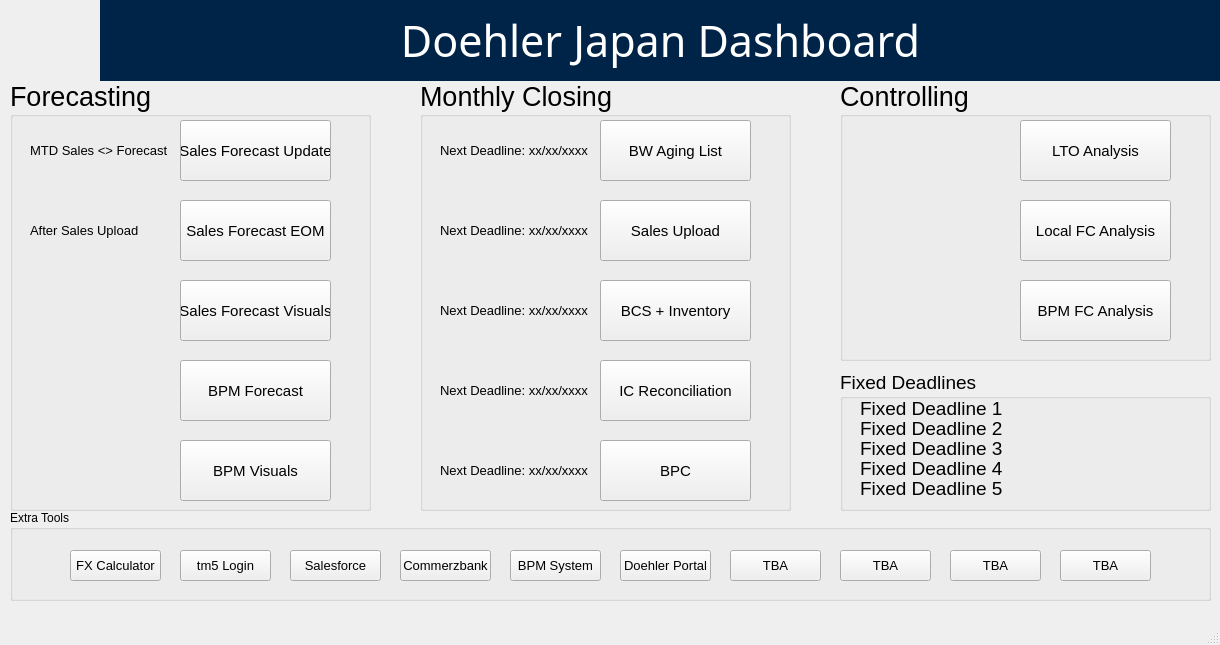
<?xml version="1.0" encoding="UTF-8"?>
<ui version="4.0">
 <class>Doehler_title</class>
 <widget class="QMainWindow" name="Doehler_title">
  <property name="enabled">
   <bool>true</bool>
  </property>
  <property name="geometry">
   <rect>
    <x>0</x>
    <y>0</y>
    <width>1220</width>
    <height>645</height>
   </rect>
  </property>
  <property name="minimumSize">
   <size>
    <width>1220</width>
    <height>645</height>
   </size>
  </property>
  <property name="maximumSize">
   <size>
    <width>1220</width>
    <height>645</height>
   </size>
  </property>
  <property name="windowTitle">
   <string>MainWindow</string>
  </property>
  <property name="autoFillBackground">
   <bool>false</bool>
  </property>
  <widget class="QWidget" name="centralwidget">
   <property name="enabled">
    <bool>true</bool>
   </property>
   <widget class="QLabel" name="app_title">
    <property name="geometry">
     <rect>
      <x>100</x>
      <y>0</y>
      <width>1121</width>
      <height>81</height>
     </rect>
    </property>
    <property name="maximumSize">
     <size>
      <width>16777215</width>
      <height>16777215</height>
     </size>
    </property>
    <property name="font">
     <font>
      <family>MS Reference Sans Serif</family>
      <pointsize>32</pointsize>
      <weight>50</weight>
      <bold>false</bold>
      <kerning>true</kerning>
     </font>
    </property>
    <property name="styleSheet">
     <string notr="true">background-color: rgb(0, 35, 72);
color: rgb(255, 255, 255);</string>
    </property>
    <property name="frameShape">
     <enum>QFrame::NoFrame</enum>
    </property>
    <property name="frameShadow">
     <enum>QFrame::Plain</enum>
    </property>
    <property name="midLineWidth">
     <number>0</number>
    </property>
    <property name="text">
     <string>Doehler Japan Dashboard</string>
    </property>
    <property name="textFormat">
     <enum>Qt::PlainText</enum>
    </property>
    <property name="alignment">
     <set>Qt::AlignCenter</set>
    </property>
    <property name="wordWrap">
     <bool>false</bool>
    </property>
   </widget>
   <widget class="QLabel" name="label">
    <property name="geometry">
     <rect>
      <x>0</x>
      <y>0</y>
      <width>101</width>
      <height>81</height>
     </rect>
    </property>
    <property name="text">
     <string/>
    </property>
    <property name="pixmap">
     <pixmap>Images/DoehlerLogo.png</pixmap>
    </property>
    <property name="scaledContents">
     <bool>true</bool>
    </property>
   </widget>
   <widget class="QGroupBox" name="forecasting_box">
    <property name="geometry">
     <rect>
      <x>10</x>
      <y>80</y>
      <width>361</width>
      <height>431</height>
     </rect>
    </property>
    <property name="font">
     <font>
      <pointsize>20</pointsize>
     </font>
    </property>
    <property name="title">
     <string>Forecasting</string>
    </property>
    <widget class="QPushButton" name="sforecast_button">
     <property name="geometry">
      <rect>
       <x>170</x>
       <y>40</y>
       <width>151</width>
       <height>61</height>
      </rect>
     </property>
     <property name="font">
      <font>
       <pointsize>11</pointsize>
       <weight>50</weight>
       <bold>false</bold>
      </font>
     </property>
     <property name="text">
      <string>Sales Forecast Update</string>
     </property>
    </widget>
    <widget class="QPushButton" name="sforecast_eom_button">
     <property name="geometry">
      <rect>
       <x>170</x>
       <y>120</y>
       <width>151</width>
       <height>61</height>
      </rect>
     </property>
     <property name="font">
      <font>
       <pointsize>11</pointsize>
      </font>
     </property>
     <property name="text">
      <string>Sales Forecast EOM</string>
     </property>
    </widget>
    <widget class="QPushButton" name="sforecast_visuals_button">
     <property name="geometry">
      <rect>
       <x>170</x>
       <y>200</y>
       <width>151</width>
       <height>61</height>
      </rect>
     </property>
     <property name="font">
      <font>
       <pointsize>11</pointsize>
      </font>
     </property>
     <property name="text">
      <string>Sales Forecast Visuals</string>
     </property>
    </widget>
    <widget class="QPushButton" name="bpm_forecast_button">
     <property name="geometry">
      <rect>
       <x>170</x>
       <y>280</y>
       <width>151</width>
       <height>61</height>
      </rect>
     </property>
     <property name="font">
      <font>
       <pointsize>11</pointsize>
      </font>
     </property>
     <property name="text">
      <string>BPM Forecast</string>
     </property>
    </widget>
    <widget class="QPushButton" name="bpm_visuals_button">
     <property name="geometry">
      <rect>
       <x>170</x>
       <y>360</y>
       <width>151</width>
       <height>61</height>
      </rect>
     </property>
     <property name="font">
      <font>
       <pointsize>11</pointsize>
      </font>
     </property>
     <property name="text">
      <string>BPM Visuals</string>
     </property>
    </widget>
    <widget class="QLabel" name="forecast1_label">
     <property name="enabled">
      <bool>true</bool>
     </property>
     <property name="geometry">
      <rect>
       <x>20</x>
       <y>60</y>
       <width>141</width>
       <height>21</height>
      </rect>
     </property>
     <property name="sizePolicy">
      <sizepolicy hsizetype="Fixed" vsizetype="Fixed">
       <horstretch>0</horstretch>
       <verstretch>0</verstretch>
      </sizepolicy>
     </property>
     <property name="font">
      <font>
       <pointsize>10</pointsize>
      </font>
     </property>
     <property name="text">
      <string>MTD Sales &lt;&gt; Forecast</string>
     </property>
    </widget>
    <widget class="QLabel" name="forecast2_label">
     <property name="geometry">
      <rect>
       <x>20</x>
       <y>140</y>
       <width>151</width>
       <height>21</height>
      </rect>
     </property>
     <property name="font">
      <font>
       <pointsize>10</pointsize>
      </font>
     </property>
     <property name="text">
      <string>After Sales Upload</string>
     </property>
    </widget>
   </widget>
   <widget class="QGroupBox" name="monthly_box">
    <property name="geometry">
     <rect>
      <x>420</x>
      <y>80</y>
      <width>371</width>
      <height>431</height>
     </rect>
    </property>
    <property name="font">
     <font>
      <pointsize>20</pointsize>
      <weight>50</weight>
      <bold>false</bold>
     </font>
    </property>
    <property name="title">
     <string>Monthly Closing</string>
    </property>
    <widget class="QPushButton" name="bwaging_button">
     <property name="geometry">
      <rect>
       <x>180</x>
       <y>40</y>
       <width>151</width>
       <height>61</height>
      </rect>
     </property>
     <property name="font">
      <font>
       <pointsize>11</pointsize>
       <weight>50</weight>
       <bold>false</bold>
      </font>
     </property>
     <property name="text">
      <string>BW Aging List</string>
     </property>
    </widget>
    <widget class="QPushButton" name="salesupload_button">
     <property name="geometry">
      <rect>
       <x>180</x>
       <y>120</y>
       <width>151</width>
       <height>61</height>
      </rect>
     </property>
     <property name="font">
      <font>
       <pointsize>11</pointsize>
       <weight>50</weight>
       <bold>false</bold>
      </font>
     </property>
     <property name="text">
      <string>Sales Upload</string>
     </property>
    </widget>
    <widget class="QPushButton" name="bcs_button">
     <property name="geometry">
      <rect>
       <x>180</x>
       <y>200</y>
       <width>151</width>
       <height>61</height>
      </rect>
     </property>
     <property name="font">
      <font>
       <pointsize>11</pointsize>
       <weight>50</weight>
       <bold>false</bold>
      </font>
     </property>
     <property name="text">
      <string>BCS + Inventory</string>
     </property>
    </widget>
    <widget class="QPushButton" name="ic_button">
     <property name="geometry">
      <rect>
       <x>180</x>
       <y>280</y>
       <width>151</width>
       <height>61</height>
      </rect>
     </property>
     <property name="font">
      <font>
       <pointsize>11</pointsize>
       <weight>50</weight>
       <bold>false</bold>
      </font>
     </property>
     <property name="text">
      <string>IC Reconciliation</string>
     </property>
    </widget>
    <widget class="QPushButton" name="bpc_button">
     <property name="geometry">
      <rect>
       <x>180</x>
       <y>360</y>
       <width>151</width>
       <height>61</height>
      </rect>
     </property>
     <property name="font">
      <font>
       <pointsize>11</pointsize>
       <weight>50</weight>
       <bold>false</bold>
      </font>
     </property>
     <property name="text">
      <string>BPC</string>
     </property>
    </widget>
    <widget class="QLabel" name="monthly1_label">
     <property name="geometry">
      <rect>
       <x>20</x>
       <y>60</y>
       <width>151</width>
       <height>21</height>
      </rect>
     </property>
     <property name="font">
      <font>
       <pointsize>10</pointsize>
      </font>
     </property>
     <property name="text">
      <string>Next Deadline: xx/xx/xxxx</string>
     </property>
    </widget>
    <widget class="QLabel" name="monthly2_label">
     <property name="geometry">
      <rect>
       <x>20</x>
       <y>140</y>
       <width>151</width>
       <height>21</height>
      </rect>
     </property>
     <property name="font">
      <font>
       <pointsize>10</pointsize>
      </font>
     </property>
     <property name="text">
      <string>Next Deadline: xx/xx/xxxx</string>
     </property>
    </widget>
    <widget class="QLabel" name="monthly4_label">
     <property name="geometry">
      <rect>
       <x>20</x>
       <y>300</y>
       <width>151</width>
       <height>21</height>
      </rect>
     </property>
     <property name="font">
      <font>
       <pointsize>10</pointsize>
      </font>
     </property>
     <property name="text">
      <string>Next Deadline: xx/xx/xxxx</string>
     </property>
    </widget>
    <widget class="QLabel" name="monthly3_label">
     <property name="geometry">
      <rect>
       <x>20</x>
       <y>220</y>
       <width>151</width>
       <height>21</height>
      </rect>
     </property>
     <property name="font">
      <font>
       <pointsize>10</pointsize>
      </font>
     </property>
     <property name="text">
      <string>Next Deadline: xx/xx/xxxx</string>
     </property>
    </widget>
    <widget class="QLabel" name="monthly5_label">
     <property name="geometry">
      <rect>
       <x>20</x>
       <y>380</y>
       <width>151</width>
       <height>21</height>
      </rect>
     </property>
     <property name="font">
      <font>
       <pointsize>10</pointsize>
      </font>
     </property>
     <property name="text">
      <string>Next Deadline: xx/xx/xxxx</string>
     </property>
    </widget>
   </widget>
   <widget class="QGroupBox" name="groupBox_3">
    <property name="geometry">
     <rect>
      <x>10</x>
      <y>510</y>
      <width>1201</width>
      <height>91</height>
     </rect>
    </property>
    <property name="title">
     <string>Extra Tools</string>
    </property>
    <widget class="QPushButton" name="pushButton">
     <property name="geometry">
      <rect>
       <x>60</x>
       <y>40</y>
       <width>91</width>
       <height>31</height>
      </rect>
     </property>
     <property name="font">
      <font>
       <pointsize>10</pointsize>
      </font>
     </property>
     <property name="text">
      <string>FX Calculator</string>
     </property>
    </widget>
    <widget class="QPushButton" name="pushButton_5">
     <property name="geometry">
      <rect>
       <x>170</x>
       <y>40</y>
       <width>91</width>
       <height>31</height>
      </rect>
     </property>
     <property name="font">
      <font>
       <pointsize>10</pointsize>
      </font>
     </property>
     <property name="text">
      <string>tm5 Login</string>
     </property>
    </widget>
    <widget class="QPushButton" name="pushButton_6">
     <property name="geometry">
      <rect>
       <x>280</x>
       <y>40</y>
       <width>91</width>
       <height>31</height>
      </rect>
     </property>
     <property name="font">
      <font>
       <pointsize>10</pointsize>
      </font>
     </property>
     <property name="text">
      <string>Salesforce</string>
     </property>
    </widget>
    <widget class="QPushButton" name="pushButton_7">
     <property name="geometry">
      <rect>
       <x>390</x>
       <y>40</y>
       <width>91</width>
       <height>31</height>
      </rect>
     </property>
     <property name="font">
      <font>
       <pointsize>10</pointsize>
      </font>
     </property>
     <property name="text">
      <string>Commerzbank</string>
     </property>
    </widget>
    <widget class="QPushButton" name="pushButton_8">
     <property name="geometry">
      <rect>
       <x>500</x>
       <y>40</y>
       <width>91</width>
       <height>31</height>
      </rect>
     </property>
     <property name="font">
      <font>
       <pointsize>10</pointsize>
      </font>
     </property>
     <property name="text">
      <string>BPM System</string>
     </property>
    </widget>
    <widget class="QPushButton" name="pushButton_9">
     <property name="geometry">
      <rect>
       <x>610</x>
       <y>40</y>
       <width>91</width>
       <height>31</height>
      </rect>
     </property>
     <property name="font">
      <font>
       <pointsize>10</pointsize>
      </font>
     </property>
     <property name="text">
      <string>Doehler Portal</string>
     </property>
    </widget>
    <widget class="QPushButton" name="pushButton_10">
     <property name="geometry">
      <rect>
       <x>720</x>
       <y>40</y>
       <width>91</width>
       <height>31</height>
      </rect>
     </property>
     <property name="font">
      <font>
       <pointsize>10</pointsize>
      </font>
     </property>
     <property name="text">
      <string>TBA</string>
     </property>
    </widget>
    <widget class="QPushButton" name="pushButton_11">
     <property name="geometry">
      <rect>
       <x>830</x>
       <y>40</y>
       <width>91</width>
       <height>31</height>
      </rect>
     </property>
     <property name="font">
      <font>
       <pointsize>10</pointsize>
      </font>
     </property>
     <property name="text">
      <string>TBA</string>
     </property>
    </widget>
    <widget class="QPushButton" name="pushButton_12">
     <property name="geometry">
      <rect>
       <x>940</x>
       <y>40</y>
       <width>91</width>
       <height>31</height>
      </rect>
     </property>
     <property name="font">
      <font>
       <pointsize>10</pointsize>
      </font>
     </property>
     <property name="text">
      <string>TBA</string>
     </property>
    </widget>
    <widget class="QPushButton" name="pushButton_13">
     <property name="geometry">
      <rect>
       <x>1050</x>
       <y>40</y>
       <width>91</width>
       <height>31</height>
      </rect>
     </property>
     <property name="font">
      <font>
       <pointsize>10</pointsize>
      </font>
     </property>
     <property name="text">
      <string>TBA</string>
     </property>
    </widget>
   </widget>
   <widget class="QGroupBox" name="controlling_box">
    <property name="geometry">
     <rect>
      <x>840</x>
      <y>80</y>
      <width>371</width>
      <height>281</height>
     </rect>
    </property>
    <property name="font">
     <font>
      <pointsize>20</pointsize>
      <weight>50</weight>
      <bold>false</bold>
     </font>
    </property>
    <property name="title">
     <string>Controlling</string>
    </property>
    <widget class="QPushButton" name="lto_button">
     <property name="geometry">
      <rect>
       <x>180</x>
       <y>40</y>
       <width>151</width>
       <height>61</height>
      </rect>
     </property>
     <property name="font">
      <font>
       <pointsize>11</pointsize>
       <weight>50</weight>
       <bold>false</bold>
      </font>
     </property>
     <property name="text">
      <string>LTO Analysis</string>
     </property>
    </widget>
    <widget class="QPushButton" name="legal_button">
     <property name="geometry">
      <rect>
       <x>180</x>
       <y>120</y>
       <width>151</width>
       <height>61</height>
      </rect>
     </property>
     <property name="font">
      <font>
       <pointsize>11</pointsize>
       <weight>50</weight>
       <bold>false</bold>
      </font>
     </property>
     <property name="text">
      <string>Local FC Analysis</string>
     </property>
    </widget>
    <widget class="QPushButton" name="bpm_analysis_button">
     <property name="geometry">
      <rect>
       <x>180</x>
       <y>200</y>
       <width>151</width>
       <height>61</height>
      </rect>
     </property>
     <property name="font">
      <font>
       <pointsize>11</pointsize>
       <weight>50</weight>
       <bold>false</bold>
      </font>
     </property>
     <property name="text">
      <string>BPM FC Analysis</string>
     </property>
    </widget>
   </widget>
   <widget class="QGroupBox" name="deadlines_box">
    <property name="geometry">
     <rect>
      <x>840</x>
      <y>370</y>
      <width>371</width>
      <height>141</height>
     </rect>
    </property>
    <property name="font">
     <font>
      <pointsize>14</pointsize>
     </font>
    </property>
    <property name="title">
     <string>Fixed Deadlines</string>
    </property>
    <widget class="QLabel" name="deadline1_label">
     <property name="geometry">
      <rect>
       <x>20</x>
       <y>30</y>
       <width>341</width>
       <height>16</height>
      </rect>
     </property>
     <property name="text">
      <string>Fixed Deadline 1</string>
     </property>
    </widget>
    <widget class="QLabel" name="deadline2_label">
     <property name="geometry">
      <rect>
       <x>20</x>
       <y>50</y>
       <width>341</width>
       <height>16</height>
      </rect>
     </property>
     <property name="text">
      <string>Fixed Deadline 2</string>
     </property>
    </widget>
    <widget class="QLabel" name="deadline3_label">
     <property name="geometry">
      <rect>
       <x>20</x>
       <y>70</y>
       <width>341</width>
       <height>16</height>
      </rect>
     </property>
     <property name="text">
      <string>Fixed Deadline 3</string>
     </property>
    </widget>
    <widget class="QLabel" name="deadline4_label">
     <property name="geometry">
      <rect>
       <x>20</x>
       <y>90</y>
       <width>341</width>
       <height>16</height>
      </rect>
     </property>
     <property name="text">
      <string>Fixed Deadline 4</string>
     </property>
    </widget>
    <widget class="QLabel" name="deadline5_label">
     <property name="geometry">
      <rect>
       <x>20</x>
       <y>110</y>
       <width>341</width>
       <height>16</height>
      </rect>
     </property>
     <property name="text">
      <string>Fixed Deadline 5</string>
     </property>
    </widget>
   </widget>
  </widget>
  <widget class="QMenuBar" name="menubar">
   <property name="geometry">
    <rect>
     <x>0</x>
     <y>0</y>
     <width>1220</width>
     <height>22</height>
    </rect>
   </property>
  </widget>
  <widget class="QStatusBar" name="statusbar"/>
 </widget>
 <resources/>
 <connections/>
</ui>
